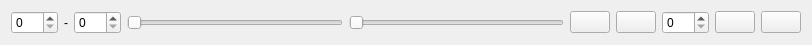
<?xml version="1.0" encoding="UTF-8"?>
<ui version="4.0">
 <class>ArraySelector</class>
 <widget class="QWidget" name="ArraySelector">
  <property name="geometry">
   <rect>
    <x>0</x>
    <y>0</y>
    <width>812</width>
    <height>43</height>
   </rect>
  </property>
  <property name="windowTitle">
   <string>Form</string>
  </property>
  <layout class="QHBoxLayout" name="horizontalLayout" stretch="0,0,0,1,1,0,0,0,0,0">
   <item>
    <widget class="QDoubleSpinBox" name="sp_value_from">
     <property name="decimals">
      <number>0</number>
     </property>
    </widget>
   </item>
   <item>
    <widget class="QLabel" name="lb_to">
     <property name="text">
      <string>-</string>
     </property>
    </widget>
   </item>
   <item>
    <widget class="QDoubleSpinBox" name="sp_value_to">
     <property name="decimals">
      <number>0</number>
     </property>
    </widget>
   </item>
   <item>
    <widget class="RangeSlider" name="sl_range">
     <property name="orientation">
      <enum>Qt::Horizontal</enum>
     </property>
    </widget>
   </item>
   <item>
    <widget class="QSlider" name="sl_frame">
     <property name="maximum">
      <number>5</number>
     </property>
     <property name="orientation">
      <enum>Qt::Horizontal</enum>
     </property>
    </widget>
   </item>
   <item>
    <widget class="QPushButton" name="but_first">
     <property name="text">
      <string/>
     </property>
     <property name="icon">
      <iconset resource="icons.qrc">
       <normaloff>:/icon/first.png</normaloff>:/icon/first.png</iconset>
     </property>
     <property name="iconSize">
      <size>
       <width>15</width>
       <height>15</height>
      </size>
     </property>
    </widget>
   </item>
   <item>
    <widget class="QPushButton" name="but_previous">
     <property name="text">
      <string/>
     </property>
     <property name="icon">
      <iconset resource="icons.qrc">
       <normaloff>:/icon/previous.png</normaloff>:/icon/previous.png</iconset>
     </property>
     <property name="iconSize">
      <size>
       <width>15</width>
       <height>15</height>
      </size>
     </property>
    </widget>
   </item>
   <item>
    <widget class="QDoubleSpinBox" name="sp_step">
     <property name="decimals">
      <number>0</number>
     </property>
    </widget>
   </item>
   <item>
    <widget class="QPushButton" name="but_next">
     <property name="text">
      <string/>
     </property>
     <property name="icon">
      <iconset resource="icons.qrc">
       <normaloff>:/icon/next.png</normaloff>:/icon/next.png</iconset>
     </property>
     <property name="iconSize">
      <size>
       <width>15</width>
       <height>15</height>
      </size>
     </property>
    </widget>
   </item>
   <item>
    <widget class="QPushButton" name="but_last">
     <property name="text">
      <string/>
     </property>
     <property name="icon">
      <iconset resource="icons.qrc">
       <normaloff>:/icon/last.png</normaloff>:/icon/last.png</iconset>
     </property>
     <property name="iconSize">
      <size>
       <width>15</width>
       <height>15</height>
      </size>
     </property>
    </widget>
   </item>
  </layout>
 </widget>
 <customwidgets>
  <customwidget>
   <class>RangeSlider</class>
   <extends>QSlider</extends>
   <header>data_viewer.utils.range_slider</header>
  </customwidget>
 </customwidgets>
 <resources>
  <include location="icons.qrc"/>
 </resources>
 <connections/>
</ui>
